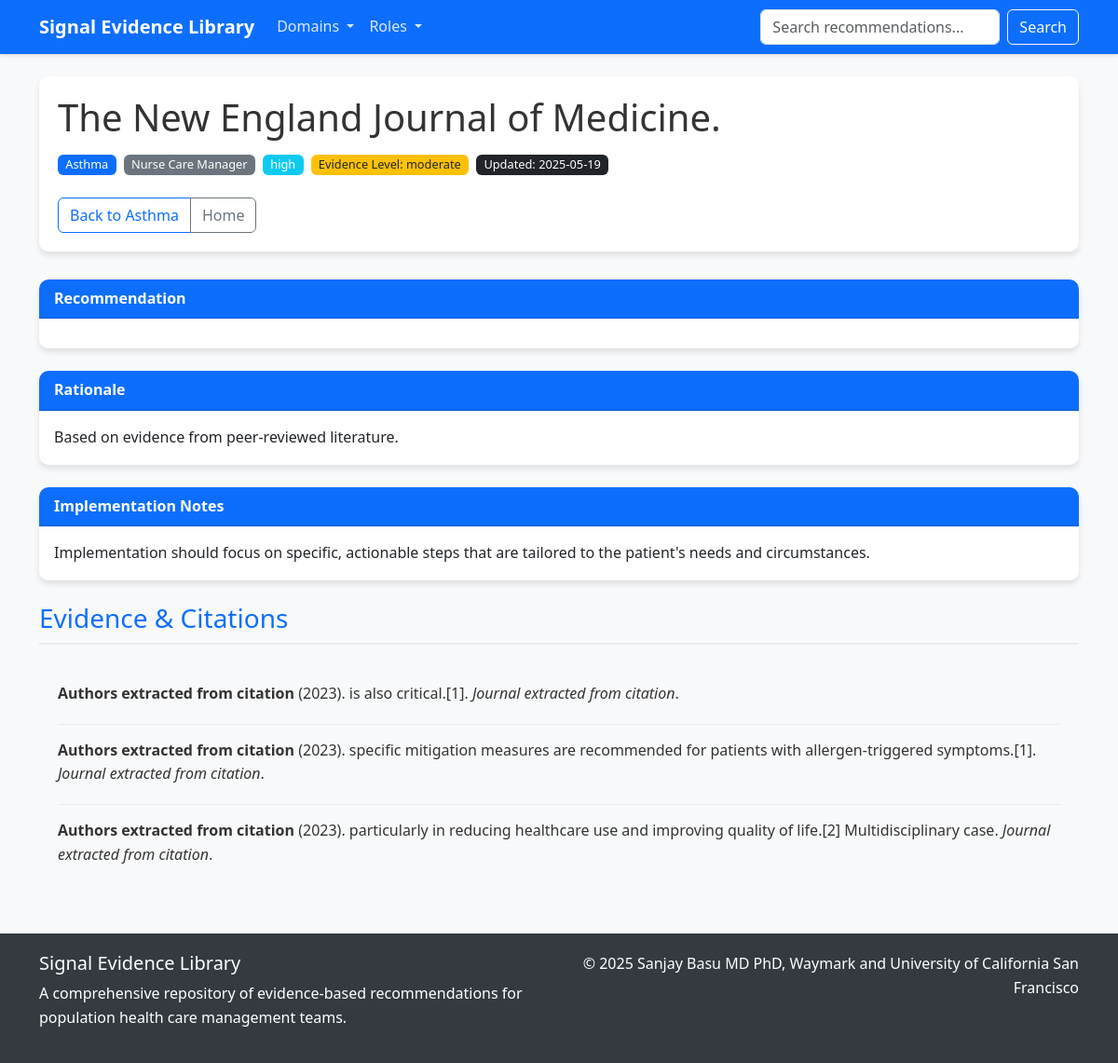
Screenshot of /document/asthma_nurse_1747687702_8391 with the database file from the repository.
### src/db/models.py (models this page shows)
class Recommendation(db.Model):
    __tablename__ = 'recommendations'
    id = Column(String(100), primary_key=True)
    title = Column(String(255), nullable=False)
    domain_id = Column(String(50), ForeignKey('domains.id'), nullable=False)
    recommendation_text = Column(Text, nullable=False)
    rationale = Column(Text, nullable=True)
    expected_outcome = Column(Text, nullable=True)
    implementation_notes = Column(Text, nullable=True)
    priority_level = Column(String(20), nullable=True)
    evidence_level = Column(String(20), nullable=True)
    last_updated = Column(String(20), nullable=True)
    version = Column(String(10), nullable=True)
    domain = relationship("Domain", back_populates="recommendations")
    roles = relationship("Role", secondary="recommendation_role", back_populates="recommendations")
    citations = relationship("Citation", back_populates="recommendation", cascade="all, delete-orphan")
    def to_dict(self) -> Dict:
        return {
            "id": self.id,
            "title": self.title,
            "domain": self.domain.to_dict() if self.domain else None,
            "roles": [role.to_dict() for role in self.roles],
            "recommendation": self.recommendation_text,
            "rationale": self.rationale,
            "expected_outcome": self.expected_outcome,
            "implementation_notes": self.implementation_notes,
            "priority_level": self.priority_level,
            "evidence_level": self.evidence_level,
            "last_updated": self.last_updated,
            "version": self.version,
            "citations": [citation.to_dict() for citation in self.citations]
        }

class Domain(db.Model):
    __tablename__ = 'domains'
    id = Column(String(50), primary_key=True)
    name = Column(String(100), nullable=False)
    description = Column(Text, nullable=True)
    recommendations = relationship("Recommendation", back_populates="domain")
    def to_dict(self) -> Dict:
        return {
            "id": self.id,
            "name": self.name,
            "description": self.description
        }

class Role(db.Model):
    __tablename__ = 'roles'
    id = Column(String(50), primary_key=True)
    name = Column(String(100), nullable=False)
    description = Column(Text, nullable=True)
    recommendations = relationship("Recommendation", secondary="recommendation_role", back_populates="roles")
    def to_dict(self) -> Dict:
        return {
            "id": self.id,
            "name": self.name,
            "description": self.description
        }

class Citation(db.Model):
    __tablename__ = 'citations'
    id = Column(Integer, primary_key=True, autoincrement=True)
    recommendation_id = Column(String(100), ForeignKey('recommendations.id'), nullable=False)
    authors = Column(Text, nullable=True)
    title = Column(Text, nullable=False)
    journal = Column(String(255), nullable=True)
    year = Column(String(10), nullable=True)
    doi = Column(String(255), nullable=True)
    url = Column(String(255), nullable=True)
    recommendation = relationship("Recommendation", back_populates="citations")
    def to_dict(self) -> Dict:
        return {
            "id": self.id,
            "authors": self.authors,
            "title": self.title,
            "journal": self.journal,
            "year": self.year,
            "doi": self.doi,
            "url": self.url
        }

### src/main.py (the view)
@app.route('/document/<rec_id>')
def document(rec_id):
    domains = db_manager.get_all_domains()
    roles = db_manager.get_all_roles()
    recommendation = db_manager.get_recommendation_by_id(rec_id)
    if not recommendation:
        return redirect(url_for('index'))
    return render_template('document.html',
                          recommendation=recommendation,
                          domains=domains,
                          roles=roles)

### src/db/crud.py (called while the page is built)
    def get_session(self) -> Session:
        return self.SessionLocal()

    def get_all_domains(self) -> List[Dict[str, Any]]:
        session = self.get_session()
        try:
            domains = session.query(Domain).all()
            result = []
            for domain in domains:
                domain_dict = domain.to_dict()
                count = session.query(func.count(Recommendation.id)).filter(
                    Recommendation.domain_id == domain.id
                ).scalar()
                domain_dict['recommendation_count'] = count
                result.append(domain_dict)
            return result
        finally:
            session.close()

    def get_all_roles(self) -> List[Dict[str, Any]]:
        session = self.get_session()
        try:
            roles = session.query(Role).all()
            result = []
            for role in roles:
                role_dict = role.to_dict()
                count = session.query(func.count(Recommendation.id)).join(
                    Recommendation.roles
                ).filter(Role.id == role.id).scalar()
                role_dict['recommendation_count'] = count
                result.append(role_dict)
            return result
        finally:
            session.close()

    def get_recommendation_by_id(self, recommendation_id: str) -> Optional[Dict[str, Any]]:
        session = self.get_session()
        try:
            recommendation = session.query(Recommendation).filter(Recommendation.id == recommendation_id).first()
            return recommendation.to_dict() if recommendation else None
        finally:
            session.close()

### src/templates/document.html (shortened to what this page needs)
<!DOCTYPE html>
<html lang="en">
<head>
    <link href="https://cdn.jsdelivr.net/npm/bootstrap@5.3.0-alpha1/dist/css/bootstrap.min.css" rel="stylesheet">
</head>
<body>
    <nav class="navbar navbar-expand-lg navbar-dark mb-4">
        <div class="container">
            <a class="navbar-brand" href="/">Signal Evidence Library</a>
            <div class="collapse navbar-collapse" id="navbarNav">
                <ul class="navbar-nav me-auto">
                    <li class="nav-item dropdown">
                        <a class="nav-link dropdown-toggle" href="#" id="domainsDropdown" role="button" data-bs-toggle="dropdown" aria-expanded="false">
                            Domains
                        </a>
                    </li>
                    <li class="nav-item dropdown">
                        <a class="nav-link dropdown-toggle" href="#" id="rolesDropdown" role="button" data-bs-toggle="dropdown" aria-expanded="false">
                            Roles
                        </a>
                    </li>
                </ul>
                <form class="d-flex" action="/search" method="get">
                    <input class="form-control me-2" type="search" name="query" placeholder="Search recommendations..." aria-label="Search">
                    <button class="btn btn-outline-light" type="submit">Search</button>
                </form>
            </div>
        </div>
    </nav>
    <div class="container">
        <div class="document-header">
            <h1>{{ recommendation.title }}</h1>
            <div class="d-flex flex-wrap align-items-center mt-3 mb-3">
                <span class="badge bg-primary me-2 mb-2">{{ recommendation.domain.name }}</span>
                {% for role in recommendation.roles %}
                <span class="badge bg-secondary me-2 mb-2">{{ role.name }}</span>
                {% endfor %}
                <span class="badge bg-info me-2 mb-2">{{ recommendation.priority_level }}</span>
                <span class="badge bg-warning text-dark me-2 mb-2">Evidence Level: {{ recommendation.evidence_level }}</span>
                {% if recommendation.last_updated %}
                <span class="badge bg-dark me-2 mb-2">Updated: {{ recommendation.last_updated }}</span>
                {% endif %}
            </div>
            <div class="d-flex justify-content-between align-items-center">
                <div class="btn-group">
                    <a href="/domain/{{ recommendation.domain_id }}" class="btn btn-outline-primary">Back to {{ recommendation.domain.name }}</a>
                    <a href="/" class="btn btn-outline-secondary">Home</a>
                </div>
            </div>
        </div>
        <div class="card mb-4">
            <div class="card-header">Recommendation</div>
            <div class="card-body">
            </div>
        </div>
        {% if recommendation.rationale %}
        <div class="card mb-4">
            <div class="card-header">Rationale</div>
            <div class="card-body">
                <p class="card-text">{{ recommendation.rationale }}</p>
            </div>
        </div>
        {% endif %}
        {% if recommendation.implementation_notes %}
        <div class="card mb-4">
            <div class="card-header">Implementation Notes</div>
            <div class="card-body">
                <p class="card-text">{{ recommendation.implementation_notes }}</p>
            </div>
        </div>
        {% endif %}
        {% if recommendation.citations %}
        <h3 class="section-title">Evidence & Citations</h3>
        <div class="citation-list">
            {% for citation in recommendation.citations %}
            <div class="citation-item">
                <p class="mb-1"><strong>{{ citation.authors }}</strong> ({{ citation.year }}). {{ citation.title }}. <em>{{ citation.journal }}</em>.</p>
            </div>
            {% endfor %}
        </div>
        {% else %}
        <div class="alert alert-warning">
            <h4 class="alert-heading">No citations available</h4>
            <p>This recommendation does not have any citations linked to it.</p>
        </div>
        {% endif %}
    </div>
    <footer class="mt-5">
        <div class="container">
            <div class="row">
                <div class="col-md-6">
                    <h5>Signal Evidence Library</h5>
                    <p>A comprehensive repository of evidence-based recommendations for population health care management teams.</p>
                </div>
                <div class="col-md-6 text-md-end">
                    <p>© 2025 Sanjay Basu MD PhD, Waymark and University of California San Francisco</p>
                </div>
            </div>
        </div>
    </footer>
</body>
</html>

### src/templates/document.html (style rules this page uses)
body { font-family: 'Segoe UI', Tahoma, Geneva, Verdana, sans-serif; line-height: 1.6; color: #333; background-color: #f8f9fa; }
.navbar { background-color: #0d6efd; box-shadow: 0 2px 4px rgba(0,0,0,0.1); }
.navbar-brand { font-weight: bold; color: white !important; }
.nav-link { color: rgba(255,255,255,0.85) !important; }
.card { border: none; border-radius: 10px; box-shadow: 0 4px 6px rgba(0,0,0,0.1); margin-bottom: 20px; }
.card-header { background-color: #0d6efd; color: white; border-radius: 10px 10px 0 0 !important; font-weight: bold; }
.badge { font-size: 0.8rem; font-weight: normal; }
.document-header { background-color: white; border-radius: 10px; box-shadow: 0 4px 6px rgba(0,0,0,0.1); padding: 20px; margin-bottom: 30px; }
.section-title { color: #0d6efd; border-bottom: 2px solid #e9ecef; padding-bottom: 10px; margin-bottom: 20px; }
.citation-list { background-color: #f8f9fa; border-radius: 10px; padding: 20px; }
.citation-item { margin-bottom: 15px; padding-bottom: 15px; border-bottom: 1px solid #e9ecef; }
.citation-item:last-child { margin-bottom: 0; padding-bottom: 0; border-bottom: none; }
footer { background-color: #343a40; color: white; padding: 20px 0; margin-top: 50px; }

### rows the page displays
Recommendation: title "The New England Journal of Medicine.", priority_level "high", evidence_level "moderate", last_updated "2025-05-19", rationale "Based on evidence from peer-reviewed literature.", implementation_notes "Implementation should focus on specific, actionable steps that are tailored to the patient's needs and circumstances."
Domain: domain.name "Asthma"
Role: name "Nurse Care Manager"
Citation: authors "Authors extracted from citation", year "2023", title "is also critical.[1]", journal "Journal extracted from citation"
Citation: authors "Authors extracted from citation", year "2023", title "speciﬁc mitigation measures are recommended for patients with allergen-triggered symptoms.[1]", journal "Journal extracted from citation"
Citation: authors "Authors extracted from citation", year "2023", title "particularly in reducing healthcare use and improving quality of life.[2] Multidisciplinary case", journal "Journal extracted from citation"
